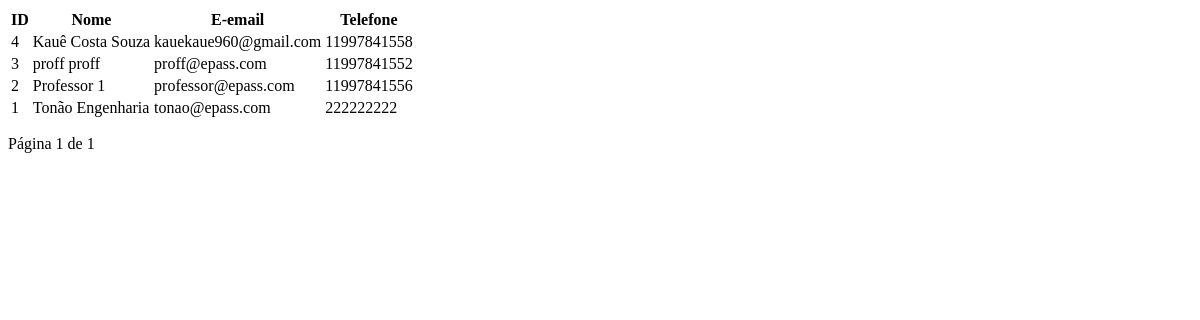
Page /professor/lista/ on the earlier database version.
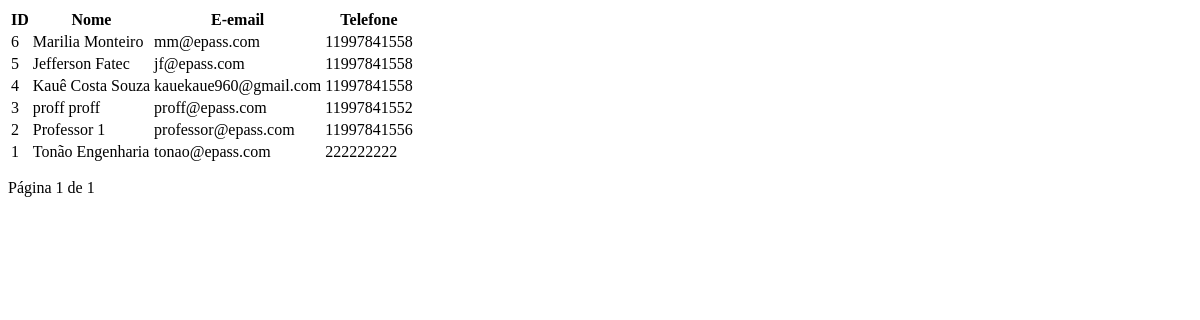
Same page on the later database version.
### app/models.py (models this page shows)
class Professor(db.Model):
    id = db.Column(db.Integer, primary_key=True)
    cpf = db.Column(db.String(14), unique=True, nullable=False)
    telefone = db.Column(db.String(20), nullable=False)
    email = db.Column(db.String(150), nullable=False)
    formacao = db.Column(db.String(150), nullable=False)
    turno = db.Column(db.String(20), nullable=False)  # manhã, tarde, noite
    nascimento = db.Column(db.Date, nullable=False)
    status = db.Column(db.Boolean, default=True)
    created_at = db.Column(db.DateTime, default=db.func.current_timestamp())
    logradouro_id = db.Column(db.Integer, db.ForeignKey('logradouros.id', name='fk_professor_logradouro'), nullable=True)
    logradouro = db.relationship('Logradouro')
    user_id = db.Column(db.Integer, db.ForeignKey("user.id"), nullable=False, unique=True)
    __table_args__ = (
        db.UniqueConstraint("user_id", name="uq_professor_user_id"),
    )

class User(db.Model, UserMixin):
    id = db.Column(db.Integer, primary_key=True)
    nome = db.Column(db.String, nullable=True)
    sobrenome = db.Column(db.String, nullable=True)
    email = db.Column(db.String, nullable=True)
    senha = db.Column(db.String, nullable=True)
    tipo_usuario = db.Column(db.Enum(TipoUsuario), nullable=False)
    professor = db.relationship("Professor", backref="user", uselist=False)
    secretaria = db.relationship("Secretaria", backref="user", uselist=False)
    responsavel = db.relationship("Responsavel", backref="user", uselist=False)

### app/routes.py (the view)
@app.route('/professor/lista/')
def lista_professor():
    page = request.args.get('page', 1, type=int)
    professores = Professor.query.order_by(Professor.id.desc()).paginate(page=page, per_page=6, error_out=False)
    return render_template('partials/professor_lista.html', professores=professores)

### app/templates/partials/professor_lista.html (shortened to what this page needs)
<table >
    <thead>
        <tr>
            <th>ID</th>
            <th>Nome</th>
            <th>E-email</th>
            <th>Telefone</th>
        </tr>
    </thead>
    <tbody>
        {% for prof in professores %}
            <tr>
                <td>{{ prof.id }}</td>
                <td>{{ prof.user.nome}} {{ prof.user.sobrenome }}</td>
                <td>{{ prof.user.email }}</td>
                <td>{{ prof.telefone }}</td>
            </tr>
        {% endfor %}
    </tbody>
</table>
<div class="pagination" style="margin-top: 15px;">
    Página {{ professores.page }} de {{ professores.pages }}
</div>

Differences in the rows shown:
added Professor: id "6", user.nome "Marilia", user.sobrenome "Monteiro", user.email "mm@epass.com", telefone "11997841558"
added Professor: id "5", user.nome "Jefferson", user.sobrenome "Fatec", user.email "jf@epass.com", telefone "11997841558"
